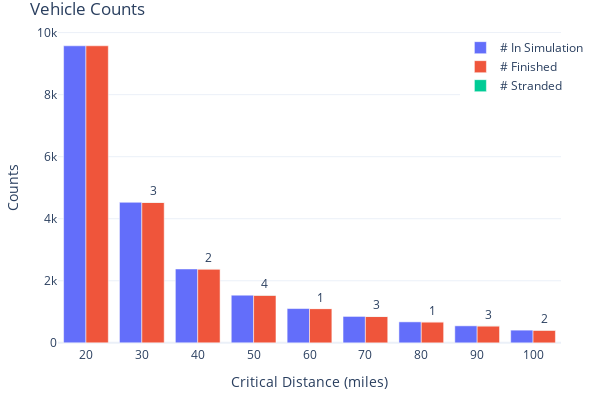

Here is the notebook cell this chart was saved with:
### Markdown cell above
#### 5.1 Vehicle Counts

### Code cell
fig = go.Figure(
    data=[
        go.Bar(
            name="# In Simulation",
            x=count_stats['param_value'],
            y=count_stats['sim_count'],
            offsetgroup=0,
            # text=count_stats['sim_count'],
            textposition='auto',
        ),
        go.Bar(
            name="# Finished",
            x=count_stats['param_value'],
            y=count_stats['fin_count'],
            offsetgroup=1,
            # text=count_stats['fin_count'],
            textposition='auto',
        ),
        go.Bar(
            name="# Stranded",
            x=count_stats['param_value'],
            y=count_stats['str_count'],
            offsetgroup=1,
            base=count_stats['fin_count'],
            text=count_stats['str_count'],
            textposition='auto',
        )
    ],
    layout=go.Layout(
        title="Vehicle Counts",
        yaxis_title="Counts", 
        xaxis_title="Critical Distance (miles)", width=600, height=400
        
    )
)
fig.update_xaxes(type='category')
fig.update_layout(margin=dict(l=20, r=20, t=30, b=20), uniformtext_minsize=8, uniformtext_mode='hide', template='plotly_white', legend=dict(
    # yanchor="top",
    y=0.99,
    # xanchor="right",
    x=0.8
))
fig.show()

### Figure 1 — Plotly figure (JSON) as saved in the notebook; plotly's stock layout.template omitted (floating-point values rounded to 4 significant figures)
{"data": [{"name": "# In Simulation", "offsetgroup": "0", "textposition": "auto", "type": "bar", "x": [20, 30, 40, 50, 60, 70, 80, 90, 100], "y": [9575, 4530, 2381, 1537, 1105, 851, 676, 548, 409]}, {"name": "# Finished", "offsetgroup": "1", "textposition": "auto", "type": "bar", "x": [20, 30, 40, 50, 60, 70, 80, 90, 100], "y": [9575, 4527, 2379, 1533, 1104, 848, 675, 545, 407]}, {"base": [9575, 4527, 2379, 1533, 1104, 848, 675, 545, 407], "name": "# Stranded", "offsetgroup": "1", "text": [null, 3, 2, 4, 1, 3, 1, 3, 2], "textposition": "auto", "type": "bar", "x": [20, 30, 40, 50, 60, 70, 80, 90, 100], "y": [null, 3, 2, 4, 1, 3, 1, 3, 2]}], "layout": {"height": 400, "legend": {"x": 0.8, "y": 0.99}, "margin": {"b": 20, "l": 20, "r": 20, "t": 30}, "title": {"text": "Vehicle Counts"}, "uniformtext": {"minsize": 8, "mode": "hide"}, "width": 600, "xaxis": {"autorange": true, "range": [-0.5, 8.5], "title": {"text": "Critical Distance (miles)"}, "type": "category"}, "yaxis": {"autorange": true, "range": [-102.3, 10080.0], "title": {"text": "Counts"}, "type": "linear"}}}
